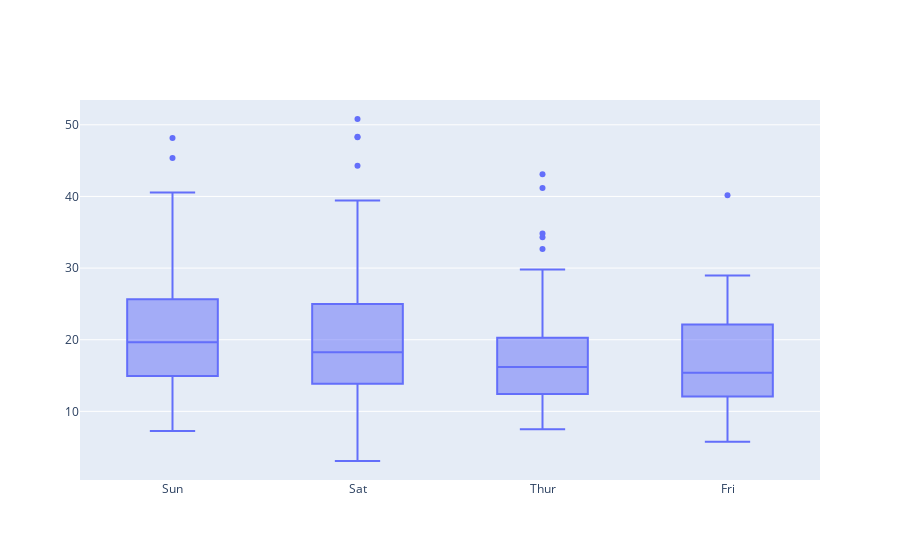

Notebook source saved alongside this figure:
### Markdown cell above
Q2. Using the tips dataset in the Plotly library, plot a box plot using Plotly express.

### Code cell
tips = sns.load_dataset("tips")

fig = go.Figure()
fig.add_trace(go.Box(x = tips.day, y = tips.total_bill))
fig.show()

### Figure 1 — Plotly figure (JSON) as saved in the notebook; plotly's stock layout.template omitted (floating-point values rounded to 4 significant figures; data arrays with more than 128 entries replaced by an {"elided": "..."} marker saying what was removed)
{"data": [{"type": "box", "x": {"elided": "244 str values"}, "y": {"elided": "244 float values"}}], "layout": {"autosize": true, "xaxis": {"autorange": true, "range": [-0.5, 3.5], "type": "category"}, "yaxis": {"autorange": true, "range": [0.4178, 53.46], "type": "linear"}}}
